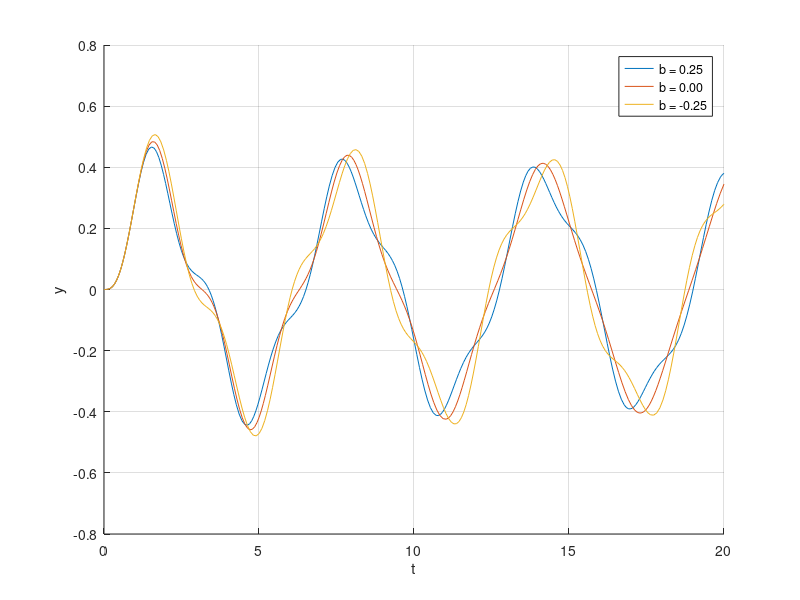

Write the MATLAB code that produced this figure.
clear; clc; close all;

% Description: Solves forced damped motion using ode45
w = 3;
lamda = 1/36;
f0 = 3;
wf = 1;

y0 = [0 0];
tspan = [0 20];
ode = @(b,t,y) [ y(2);
                  f0*sin(wf*t) - 2*lamda*w*y(2) - w^2*y(1)*(1+b*y(1)^2)];

figure(1)
hold on
for b = 0.25:-0.25:-0.25
    odefun = @(t,y) ode(b,t,y);
    [t,y] = ode45(odefun,tspan,y0);
    plot(t,y(:,1),'DisplayName',sprintf('b = %.2f',b))
end
xlabel('t')
ylabel('y')
grid on
legend show
